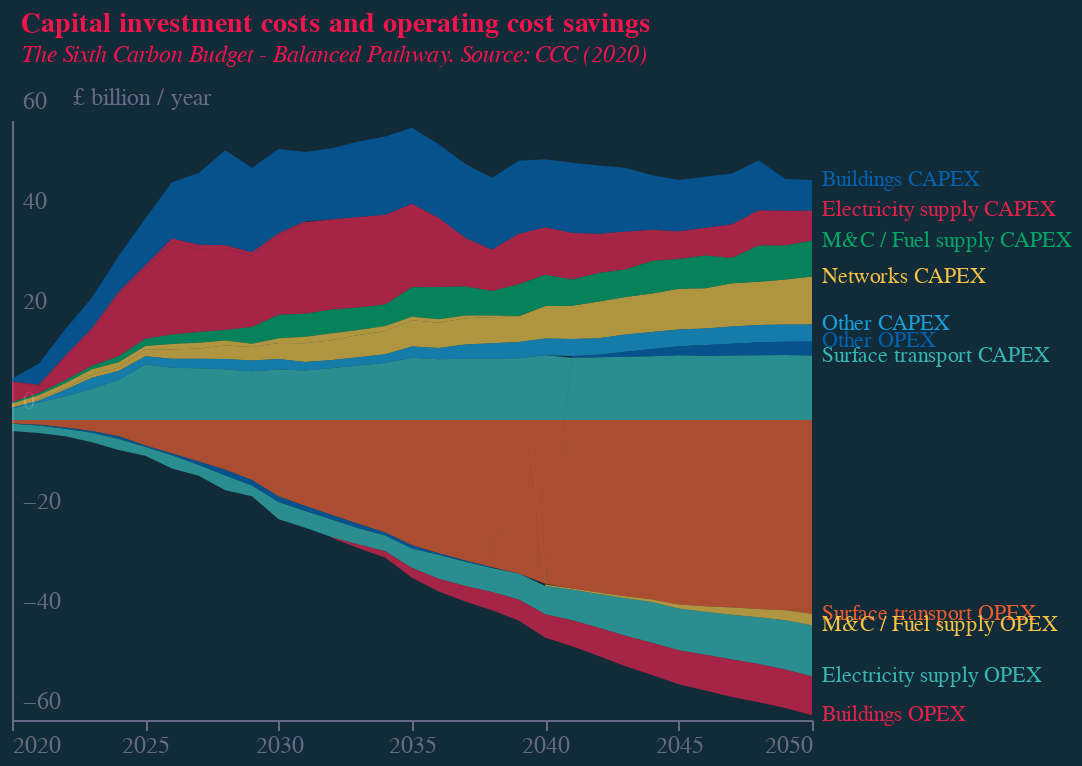

The notebook cell saved with this chart:
### Code cell
base = alt.Chart(f3).encode(
    x=alt.X(
        "year:Q",
        sort=[],
        axis=alt.Axis(
            grid=False,
            titleAlign="center",
            titleAnchor="middle",
            title="",
            labelColor=colors["eco-gray"],
            titleColor=colors["eco-gray"],
            tickColor=colors["eco-gray"],
            domainColor=colors["eco-gray"],
            tickCount=5,
            titleFontSize=12,
            labelFontSize=12,
            orient="bottom",
            labelAngle=0,
            format=".0f",
            # zindex=1,
            # offset=-43
        ),
    )
)
area1 = base.mark_area(opacity=0.7).encode(
    y=alt.Y(
        "value:Q",
        stack=True,
        axis=alt.Axis(
            grid=False,
            title="£ billion / year",
            titleAnchor="start",
            labelColor=colors["eco-gray"],
            titleColor=colors["eco-gray"],
            tickColor=colors["eco-gray"],
            domainColor=colors["eco-gray"],
            titleFontSize=12,
            labelFontSize=12,
            titleFontWeight="normal",
            ticks=False,
            labelAlign="left",
            labelBaseline="middle",
            labelPadding=-5,
            labelOffset=-10,
            titleX=30,
            titleY=-5,
            titleBaseline="bottom",
            titleAngle=0,
            titleAlign="left",
            tickCount=7,
            format=".0f",
        ),
    ),
    color=alt.Color('sector:N',sort=[],legend=None,scale=alt.Scale(range=category_color))
).transform_filter('datum.sector!="Total"')
texts=area1.mark_text(align='left',dx=5).encode(text='sector:N').transform_filter('datum.year==2050')
title = alt.TitleParams(
    "Capital investment costs and operating cost savings",
    subtitle=["The Sixth Carbon Budget - Balanced Pathway. Source: CCC (2020)"],
    anchor="start",
    align="left",
    dx=5,
    dy=-5,
fontSize=14,
    subtitleFontSize=12,
    color=colors["eco-dot"],
    subtitleColor=colors["eco-dot"],
    subtitleFontStyle="italic",
)
layer1 = (
    ((area1+texts))
    .properties(height=300, width=400)
    .configure(font="Georgia", background=colors["eco-background"])
    .configure_view(stroke=None)
    .properties(title=title)
)
layer1.save("visualisation/" + f + "_dark.json")
layer1.save("visualisation/" + f + "_dark.png")
readme=re.sub(f, f+'_dark', readme)
open("README.md", "a").write(readme)
layer1

### Figure 1 — Vega-Lite specification as saved in the notebook (floating-point values rounded to 4 significant figures; data arrays with more than 128 entries replaced by an {"elided": "..."} marker saying what was removed)
{"config": {"view": {"continuousWidth": 400, "continuousHeight": 300, "stroke": null}, "background": "#122B39", "font": "Georgia"}, "layer": [{"mark": {"type": "area", "opacity": 0.7}, "encoding": {"color": {"type": "nominal", "field": "sector", "legend": null, "scale": {"range": ["#36B7B4", "#E6224B", "#F4C245", "#0063AF", "#00A767", "#179FDB", "#EB5C2E"]}, "sort": []}, "x": {"type": "quantitative", "axis": {"domainColor": "#676A86", "format": ".0f", "grid": false, "labelAngle": 0, "labelColor": "#676A86", "labelFontSize": 12, "orient": "bottom", "tickColor": "#676A86", "tickCount": 5, "title": "", "titleAlign": "center", "titleAnchor": "middle", "titleColor": "#676A86", "titleFontSize": 12}, "field": "year", "sort": []}, "y": {"type": "quantitative", "axis": {"domainColor": "#676A86", "format": ".0f", "grid": false, "labelAlign": "left", "labelBaseline": "middle", "labelColor": "#676A86", "labelFontSize": 12, "labelOffset": -10, "labelPadding": -5, "tickColor": "#676A86", "tickCount": 7, "ticks": false, "title": "£ billion / year", "titleAlign": "left", "titleAnchor": "start", "titleAngle": 0, "titleBaseline": "bottom", "titleColor": "#676A86", "titleFontSize": 12, "titleFontWeight": "normal", "titleX": 30, "titleY": -5}, "field": "value", "stack": true}}, "transform": [{"filter": "datum.sector!=\"Total\""}]}, {"mark": {"type": "text", "align": "left", "dx": 5}, "encoding": {"color": {"type": "nominal", "field": "sector", "legend": null, "scale": {"range": ["#36B7B4", "#E6224B", "#F4C245", "#0063AF", "#00A767", "#179FDB", "#EB5C2E"]}, "sort": []}, "text": {"type": "nominal", "field": "sector"}, "x": {"type": "quantitative", "axis": {"domainColor": "#676A86", "format": ".0f", "grid": false, "labelAngle": 0, "labelColor": "#676A86", "labelFontSize": 12, "orient": "bottom", "tickColor": "#676A86", "tickCount": 5, "title": "", "titleAlign": "center", "titleAnchor": "middle", "titleColor": "#676A86", "titleFontSize": 12}, "field": "year", "sort": []}, "y": {"type": "quantitative", "axis": {"domainColor": "#676A86", "format": ".0f", "grid": false, "labelAlign": "left", "labelBaseline": "middle", "labelColor": "#676A86", "labelFontSize": 12, "labelOffset": -10, "labelPadding": -5, "tickColor": "#676A86", "tickCount": 7, "ticks": false, "title": "£ billion / year", "titleAlign": "left", "titleAnchor": "start", "titleAngle": 0, "titleBaseline": "bottom", "titleColor": "#676A86", "titleFontSize": 12, "titleFontWeight": "normal", "titleX": 30, "titleY": -5}, "field": "value", "stack": true}}, "transform": [{"filter": "datum.sector!=\"Total\""}, {"filter": "datum.year==2050"}]}], "data": {"name": "data-0b7c881073d0f078f7eb46a166ca48ad"}, "height": 300, "title": {"text": "Capital investment costs and operating cost savings", "align": "left", "anchor": "start", "color": "#F4134D", "dx": 5, "dy": -5, "fontSize": 14, "subtitle": ["The Sixth Carbon Budget - Balanced Pathway. Source: CCC (2020)"], "subtitleColor": "#F4134D", "subtitleFontSize": 12, "subtitleFontStyle": "italic"}, "width": 400, "$schema": "https://vega.github.io/schema/vega-lite/v4.8.1.json", "datasets": {"data-0b7c881073d0f078f7eb46a166ca48ad": {"elided": "372 records"}}}
